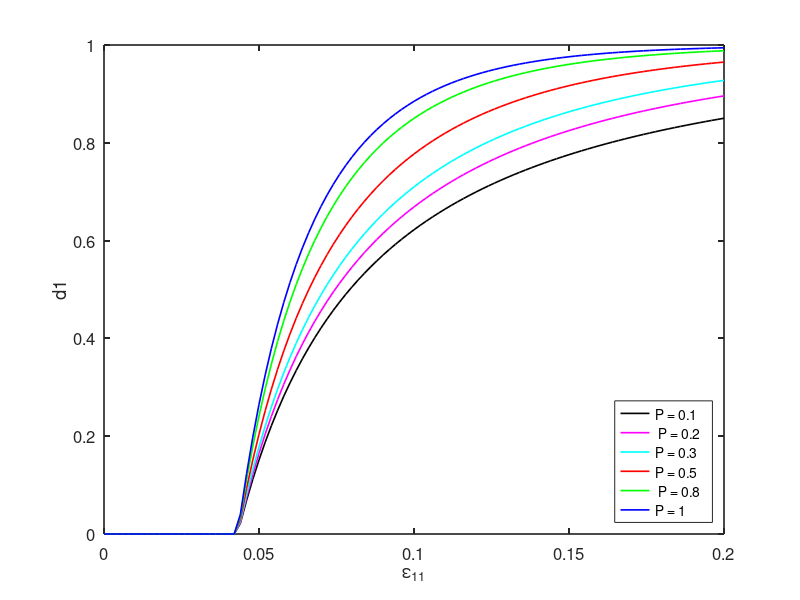

MATLAB code for this plot:
A=load('d1_0.1.txt');
d1_01= A(:,2);

B = load('d1_0.2.txt');
d1_02= B(:,2);

C=load('d1_0.3.txt');
d1_03 = C(:,2);

D= load('d1_0.5.txt');
d1_05= D(:,2);

E=load('d1_0.8.txt');
d1_08= E(:,2);

F= load('d1_1.txt');
d1_1 = F(:,2);
e11  = F(:,1);



figure(1,'position',[50,50,1000,750])
plot(e11,d1_01,'k-',"linewidth", 1.2) 

hold on
plot(e11,d1_02,'m-',"linewidth", 1.2) 

hold on
plot(e11,d1_03,'c-',"linewidth", 1.2) 

hold on
plot(e11,d1_05,'r-',"linewidth", 1.2) 

hold on
plot(e11,d1_08,'g-',"linewidth", 1.2) 

hold on
plot(e11,d1_1,'b-',"linewidth", 1.2) 

set(gca, "linewidth",1.2, "fontsize", 12)
legend('P = 0.1',' P = 0.2','P = 0.3','P = 0.5',' P = 0.8','P = 1','Location','SouthEast','fontsize',10)


xlabel('\epsilon_{11}')
ylabel('d1')




